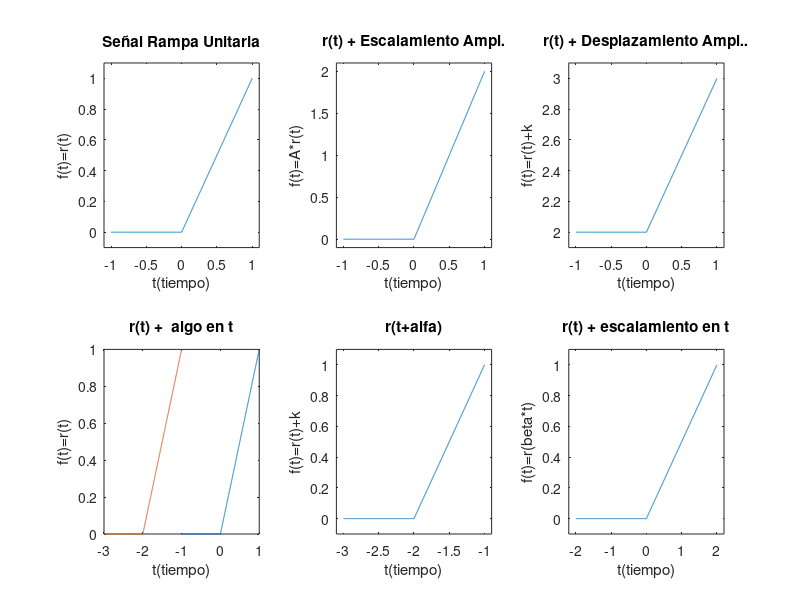

Recreate this plot in MATLAB.
% Señal rampa
% Tiempo continuo
clear;
clc;
% Datos de señal
t1=-1:0.001:-0.001;
t2=0:0.001:1;
t=[t1 t2];
aux1=size(t1,2);
ft1=zeros(1, aux1);
aux2=size(t2, 2);
ft2=t2;
A=2;                 % Escalamiento en amplitud
k=2;                  % Desplazamiento en amplitud
alfa=2;              % Desplazamiento en el tiempo
beta=2;             % Escalamiento en el tiempo

% Rampa Unitaria
f1=[ft1 ft2];             

% Señal con escalamiento en amplitud
f2=A*f1;

% Señal con desplazamiento en amplitud
f3=f1+k;

% Señal con desplazamiento en el tiempo
td=t-alfa;

% Señal con escalamiento en el tiempo
te=beta*t;

% Mostrar resultados

% Señal rampa unitaria
subplot(2,3,1) 
plot(t,f1)
title("Señal Rampa Unitaria")
xlabel('t(tiempo)')
ylabel('f(t)=r(t)')
axis([(-1.1) (1.1) (-0.1) (1.1)])
% Señal rampa escalamiento en amplitud
subplot(2,3,2) 
plot(t,f2)
title("r(t) + Escalamiento Ampl.")
xlabel('t(tiempo)')
ylabel('f(t)=A*r(t)')
axis([(-1.1) (1.1) (-0.1) (A+0.1)])
% Señal rampa desplazamiento en amplitud
subplot(2,3,3) 
plot(t,f3)
title("r(t) + Desplazamiento Ampl..")
xlabel('t(tiempo)')
ylabel('f(t)=r(t)+k')
axis([(-1.1) (1.1) (-0.1+k) (1.1+k)])
% Señal rampa desplazamiento en el tiempo
subplot(2,3,5) 
plot(td,f1)
title("r(t+alfa)")
xlabel('t(tiempo)')
ylabel('f(t)=r(t)+k')
axis([(-1.1-alfa) (1.1-alfa) (-0.1) (1.1)])
% Señal rampa Escalamiento en el tiempo
subplot(2,3,6) 
plot(te,f1)
title("r(t) + escalamiento en t")
xlabel('t(tiempo)')
ylabel('f(t)=r(beta*t)')
axis([(-1.1*beta) (1.1*beta) (-0.1) (1.1)])
% r(t) + algo
subplot(2,3,4) 
plot(t,f1,td,f1)
title("r(t) +  algo en t")
xlabel('t(tiempo)')
ylabel('f(t)=r(t)')
%axis([(-1.1) (1.1) (-0.1+k) (1.1+k)])
%axis([(-1.1-alfa) (2.1-alfa) (-0.1+k) (1.1+k)])
